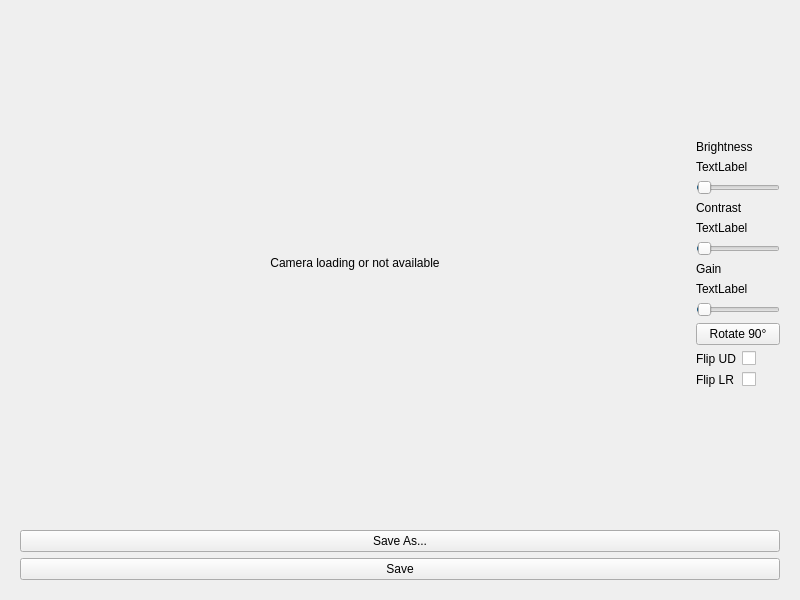
<?xml version="1.0" encoding="UTF-8"?>
<ui version="4.0">
 <class>Camera</class>
 <widget class="QWidget" name="Camera">
  <property name="geometry">
   <rect>
    <x>0</x>
    <y>0</y>
    <width>800</width>
    <height>600</height>
   </rect>
  </property>
  <property name="windowTitle">
   <string>Camera</string>
  </property>
  <layout class="QVBoxLayout" name="verticalLayout">
   <item>
    <widget class="QWidget" name="widget" native="true">
     <property name="sizePolicy">
      <sizepolicy hsizetype="Preferred" vsizetype="Preferred">
       <horstretch>0</horstretch>
       <verstretch>0</verstretch>
      </sizepolicy>
     </property>
     <layout class="QVBoxLayout" name="verticalLayout_4">
      <property name="leftMargin">
       <number>0</number>
      </property>
      <property name="topMargin">
       <number>0</number>
      </property>
      <property name="rightMargin">
       <number>0</number>
      </property>
      <property name="bottomMargin">
       <number>0</number>
      </property>
      <item>
       <widget class="QWidget" name="widget" native="true">
        <property name="sizePolicy">
         <sizepolicy hsizetype="Preferred" vsizetype="Preferred">
          <horstretch>0</horstretch>
          <verstretch>1</verstretch>
         </sizepolicy>
        </property>
        <layout class="QHBoxLayout" name="horizontalLayout">
         <item>
          <widget class="QLabel" name="previewLabel">
           <property name="sizePolicy">
            <sizepolicy hsizetype="Ignored" vsizetype="Ignored">
             <horstretch>1</horstretch>
             <verstretch>0</verstretch>
            </sizepolicy>
           </property>
           <property name="text">
            <string>Camera loading or not available</string>
           </property>
           <property name="alignment">
            <set>Qt::AlignCenter</set>
           </property>
          </widget>
         </item>
         <item>
          <widget class="QWidget" name="formWidget" native="true">
           <property name="sizePolicy">
            <sizepolicy hsizetype="Preferred" vsizetype="Preferred">
             <horstretch>0</horstretch>
             <verstretch>0</verstretch>
            </sizepolicy>
           </property>
           <layout class="QVBoxLayout" name="verticalLayout_3">
            <property name="leftMargin">
             <number>0</number>
            </property>
            <property name="topMargin">
             <number>0</number>
            </property>
            <property name="rightMargin">
             <number>0</number>
            </property>
            <property name="bottomMargin">
             <number>0</number>
            </property>
            <item>
             <spacer name="verticalSpacer">
              <property name="orientation">
               <enum>Qt::Vertical</enum>
              </property>
              <property name="sizeHint" stdset="0">
               <size>
                <width>20</width>
                <height>40</height>
               </size>
              </property>
             </spacer>
            </item>
            <item>
             <widget class="QLabel" name="label_2">
              <property name="text">
               <string>Brightness</string>
              </property>
             </widget>
            </item>
            <item>
             <widget class="QLabel" name="brightnessLabel">
              <property name="text">
               <string>TextLabel</string>
              </property>
             </widget>
            </item>
            <item>
             <widget class="QSlider" name="brightnessSlider">
              <property name="minimum">
               <number>-1</number>
              </property>
              <property name="maximum">
               <number>100</number>
              </property>
              <property name="orientation">
               <enum>Qt::Horizontal</enum>
              </property>
             </widget>
            </item>
            <item>
             <widget class="QLabel" name="label_3">
              <property name="text">
               <string>Contrast</string>
              </property>
             </widget>
            </item>
            <item>
             <widget class="QLabel" name="contrastLabel">
              <property name="text">
               <string>TextLabel</string>
              </property>
             </widget>
            </item>
            <item>
             <widget class="QSlider" name="contrastSlider">
              <property name="minimum">
               <number>-1</number>
              </property>
              <property name="maximum">
               <number>100</number>
              </property>
              <property name="orientation">
               <enum>Qt::Horizontal</enum>
              </property>
             </widget>
            </item>
            <item>
             <widget class="QLabel" name="label_4">
              <property name="text">
               <string>Gain</string>
              </property>
             </widget>
            </item>
            <item>
             <widget class="QLabel" name="gainLabel">
              <property name="text">
               <string>TextLabel</string>
              </property>
             </widget>
            </item>
            <item>
             <widget class="QSlider" name="gainSlider">
              <property name="minimum">
               <number>-1</number>
              </property>
              <property name="maximum">
               <number>100</number>
              </property>
              <property name="orientation">
               <enum>Qt::Horizontal</enum>
              </property>
             </widget>
            </item>
            <item>
             <widget class="QPushButton" name="rotatePushButton">
              <property name="text">
               <string>Rotate 90°</string>
              </property>
             </widget>
            </item>
            <item>
             <layout class="QFormLayout" name="formLayout_2">
              <item row="0" column="0">
               <widget class="QLabel" name="flipUDLabel">
                <property name="text">
                 <string>Flip UD</string>
                </property>
               </widget>
              </item>
              <item row="0" column="1">
               <widget class="QCheckBox" name="flipUDCheckBox"/>
              </item>
              <item row="1" column="0">
               <widget class="QLabel" name="flipLRLabel">
                <property name="text">
                 <string>Flip LR</string>
                </property>
               </widget>
              </item>
              <item row="1" column="1">
               <widget class="QCheckBox" name="flipLRCheckBox"/>
              </item>
             </layout>
            </item>
            <item>
             <spacer name="verticalSpacer_2">
              <property name="orientation">
               <enum>Qt::Vertical</enum>
              </property>
              <property name="sizeHint" stdset="0">
               <size>
                <width>20</width>
                <height>40</height>
               </size>
              </property>
             </spacer>
            </item>
           </layout>
          </widget>
         </item>
        </layout>
       </widget>
      </item>
      <item>
       <widget class="QWidget" name="horizontalWidget_2" native="true">
        <layout class="QVBoxLayout" name="verticalLayout_5">
         <item>
          <widget class="QPushButton" name="saveAsButton">
           <property name="text">
            <string>Save As...</string>
           </property>
          </widget>
         </item>
         <item>
          <widget class="QPushButton" name="saveButton">
           <property name="text">
            <string>Save</string>
           </property>
          </widget>
         </item>
        </layout>
       </widget>
      </item>
     </layout>
    </widget>
   </item>
  </layout>
 </widget>
 <resources/>
 <connections>
  <connection>
   <sender>brightnessSlider</sender>
   <signal>valueChanged(int)</signal>
   <receiver>brightnessLabel</receiver>
   <slot>setNum(int)</slot>
   <hints>
    <hint type="sourcelabel">
     <x>713</x>
     <y>167</y>
    </hint>
    <hint type="destinationlabel">
     <x>713</x>
     <y>125</y>
    </hint>
   </hints>
  </connection>
  <connection>
   <sender>contrastSlider</sender>
   <signal>valueChanged(int)</signal>
   <receiver>contrastLabel</receiver>
   <slot>setNum(int)</slot>
   <hints>
    <hint type="sourcelabel">
     <x>713</x>
     <y>310</y>
    </hint>
    <hint type="destinationlabel">
     <x>713</x>
     <y>267</y>
    </hint>
   </hints>
  </connection>
  <connection>
   <sender>gainSlider</sender>
   <signal>valueChanged(int)</signal>
   <receiver>gainLabel</receiver>
   <slot>setNum(int)</slot>
   <hints>
    <hint type="sourcelabel">
     <x>713</x>
     <y>452</y>
    </hint>
    <hint type="destinationlabel">
     <x>713</x>
     <y>409</y>
    </hint>
   </hints>
  </connection>
 </connections>
</ui>
